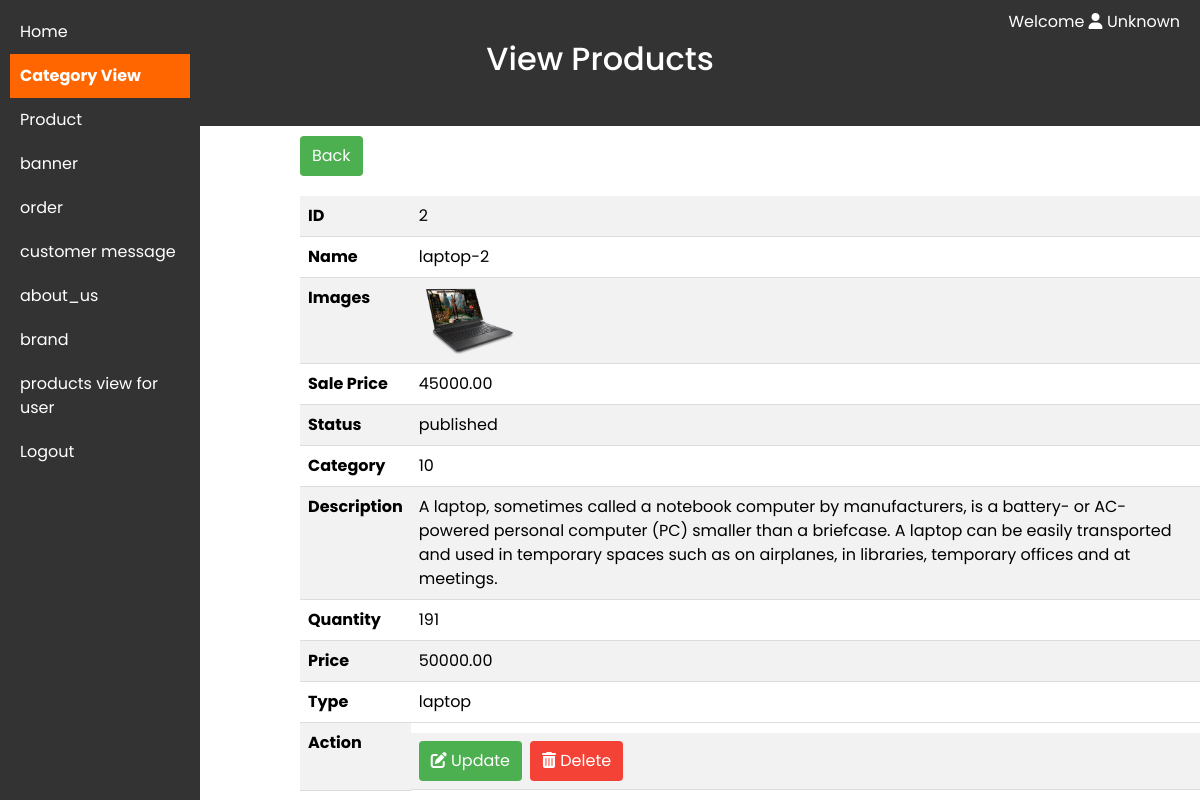
The page /admin_dashboard/full_view_product.php?id=2 on the database its author committed.
### tables this page shows
CREATE TABLE `products` (
  `id` int(11) NOT NULL,
  `admin_id` int(11) NOT NULL,
  `name` varchar(255) NOT NULL,
  `description` text NOT NULL,
  `quantity` int(11) NOT NULL,
  `price` decimal(10,2) NOT NULL,
  `sale_price` decimal(10,2) DEFAULT NULL,
  `type` varchar(255) NOT NULL,
  `status` enum('published','draft') NOT NULL,
  `category_id` int(11) NOT NULL,
  `brand_id` int(11) NOT NULL,
  `images` text NOT NULL,
  `created_at` timestamp NOT NULL DEFAULT current_timestamp()
);

### admin_dashboard/config.php (called while the page is built, shortened)
<?php
$adminUsername = isset($_SESSION['admin_username']) ? $_SESSION['admin_username'] : "Unknown";
?>

### admin_dashboard/full_view_product.php (the view, shortened to what this page needs)
<?php
require_once('config.php');
if (isset($_GET['id']) && is_numeric($_GET['id'])) {
    $productId = $_GET['id'];
    $result = $conn->query("SELECT * FROM products WHERE id = $productId");
    if (!$result) {
        echo "Error fetching products: " . $conn->error;
    } else {
        $products = $result->fetch_all(MYSQLI_ASSOC);
    }
} else {
    echo "Category ID not provided.";
    exit();
}
?>
<!DOCTYPE html>
<html lang="en">
<head>
    <link rel="stylesheet" href="https://cdnjs.cloudflare.com/ajax/libs/font-awesome/6.0.0/css/all.min.css">
  <link href="https://cdn.jsdelivr.net/npm/bootstrap@5.3.2/dist/css/bootstrap.min.css" rel="stylesheet">
</head>
<body>
<nav>
        <a href="dashboard.php">Home</a>
        <a href="category_view.php" class="banner-link">Category View</a>
        <a href="all_products.php">Product </a>
        <a href="banner.php">banner</a>
        <a href="order.php">order</a>
        <a href="message.php">customer message</a>
        <a href="about_us.php">about_us</a>
        <a href="brand.php">brand</a>
        <a href="product_view_user.php">   products view for user </a>
        <a href="logout.php">Logout</a>
    </nav>
    <header>
        <h2>View Products</h2>
        <div class="username"> Welcome  <i class="fas fa-user"></i> <?php echo $adminUsername; ?></div>
    </header>
    <main>
    <?php
    echo "<div class='action-buttons'>
            <a href='product_view.php?category_id={$products[0]['category_id']}'>Back</a>
          </div>";
    ?>
 <table class="table table-striped">
        <?php
        foreach ($products as $row) {
            echo "<tr>";
            echo "<th>ID</th><td>{$row['id']}</td></tr>";
            echo "<tr><th>Name</th><td>{$row['name']}</td></tr>";
            echo "<tr><th>Images</th><td><img src='{$row['images']}' alt='product Image' style='max-width: 100px; max-height: 100px;'></td></tr>";
            echo "<tr><th>Sale Price</th><td>{$row['sale_price']}</td></tr>";
            echo "<tr><th>Status</th><td>{$row['status']}</td></tr>";
            echo "<tr><th>Category</th><td>{$row['category_id']}</td></tr>";
            echo "<tr><th>Description</th><td>{$row['description']}</td></tr>";
            echo "<tr><th>Quantity</th><td>{$row['quantity']}</td></tr>";
            echo "<tr><th>Price</th><td>{$row['price']}</td></tr>";
            echo "<tr><th>Type</th><td>{$row['type']}</td></tr>";
            echo "<tr><th>Action</th><td class='action-buttons'>
                    <a href='update_product.php?id={$row['id']}'><i class='fas fa-edit'></i> Update</a>
                    <a href='delete_product.php?delete={$row['id']}' class='delete'><i class='fas fa-trash-alt'></i> Delete</a>
                  </td></tr>";
        }
        ?>
    </table>
</main>
</body>
</html>

### admin_dashboard/full_view_product.php (style rules this page uses)
body { font-family: 'Poppins'; margin: 0; padding: 0; display: flex; flex-direction: column; }
.banner-link { background-color: #ff6600; font-weight: bold; }
header { background-color: #333; color: white; padding: 40px; text-align: center; width: 100%; }
.action-buttons { display: flex; margin-top: 10px; width: 100%; }
.action-buttons a { padding: 8px 12px; background-color: #4caf50; color: white; text-decoration: none; border-radius: 4px; margin-right: 8px; }
.action-buttons a.delete { background-color: #f44336; }
table { width: 90%; border-collapse: collapse; margin-top: 20px; }
th, td { padding: 12px; text-align: left; border-bottom: 1px solid #ddd; }
th { background-color: #4caf50; color: white; }
nav { width: 200px; background-color: #333; color: white; padding: 10px; position: fixed; height: 100vh; display: flex; flex-direction: column; }
nav a { padding: 10px; text-decoration: none; color: white; }
main { margin-left: 300px; }
.username { position: absolute; top: 10px; right: 20px; color: white; }

### rows shown on the page
products: id "2", name "laptop-2", images (picture), sale_price "45000.00", status "published", category "10", description "A laptop, sometimes called a notebook computer by manufacturers, is a battery- or AC-powered personal computer (PC) smaller than a briefcase. A laptop can be easily transported and used in temporary spaces such as on airplanes, in libraries, temporary offices and at meetings.", quantity "191", price "50000.00", type "laptop"

### other values the page prints
$adminUsername "Unknown"
